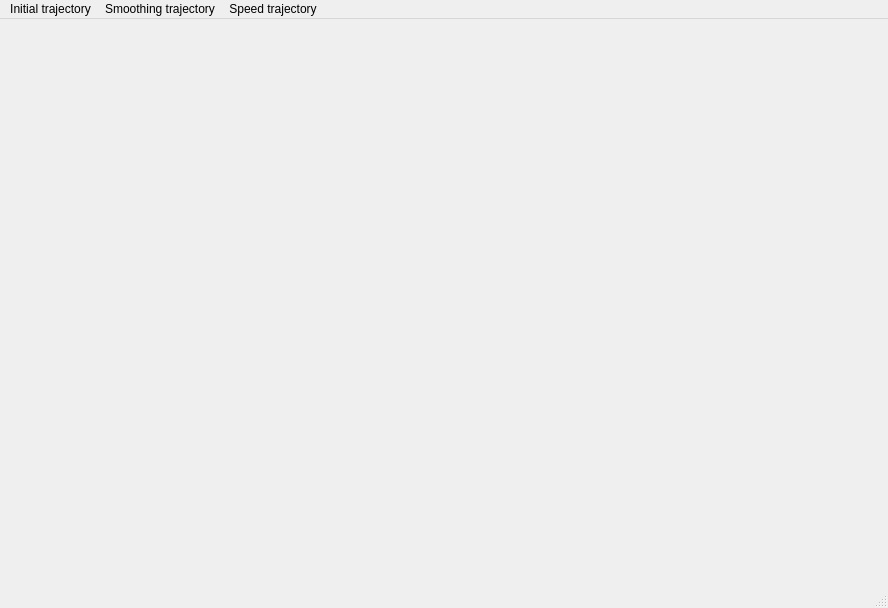
<?xml version="1.0" encoding="UTF-8"?>
<ui version="4.0">
 <class>MainWindow</class>
 <widget class="QMainWindow" name="MainWindow">
  <property name="geometry">
   <rect>
    <x>0</x>
    <y>0</y>
    <width>888</width>
    <height>608</height>
   </rect>
  </property>
  <property name="windowTitle">
   <string>平面轨迹模型搭建</string>
  </property>
  <widget class="QWidget" name="centralwidget"/>
  <widget class="QMenuBar" name="menubar">
   <property name="geometry">
    <rect>
     <x>0</x>
     <y>0</y>
     <width>888</width>
     <height>23</height>
    </rect>
   </property>
   <widget class="QMenu" name="menuInitial_trajectory">
    <property name="title">
     <string>Initial trajectory</string>
    </property>
    <addaction name="actionEnter_1"/>
   </widget>
   <widget class="QMenu" name="menuSmoothing_trajectory">
    <property name="title">
     <string>Smoothing trajectory</string>
    </property>
    <addaction name="actionEnter_2"/>
   </widget>
   <widget class="QMenu" name="menuSpeed_trajectory">
    <property name="title">
     <string>Speed trajectory</string>
    </property>
    <addaction name="actionEnter_3"/>
   </widget>
   <addaction name="menuInitial_trajectory"/>
   <addaction name="menuSmoothing_trajectory"/>
   <addaction name="menuSpeed_trajectory"/>
  </widget>
  <widget class="QStatusBar" name="statusbar"/>
  <action name="actionEnter_1">
   <property name="text">
    <string>Enter</string>
   </property>
  </action>
  <action name="actionEnter_2">
   <property name="text">
    <string>Enter</string>
   </property>
  </action>
  <action name="actionEnter_3">
   <property name="text">
    <string>Enter</string>
   </property>
  </action>
 </widget>
 <resources/>
 <connections/>
</ui>
